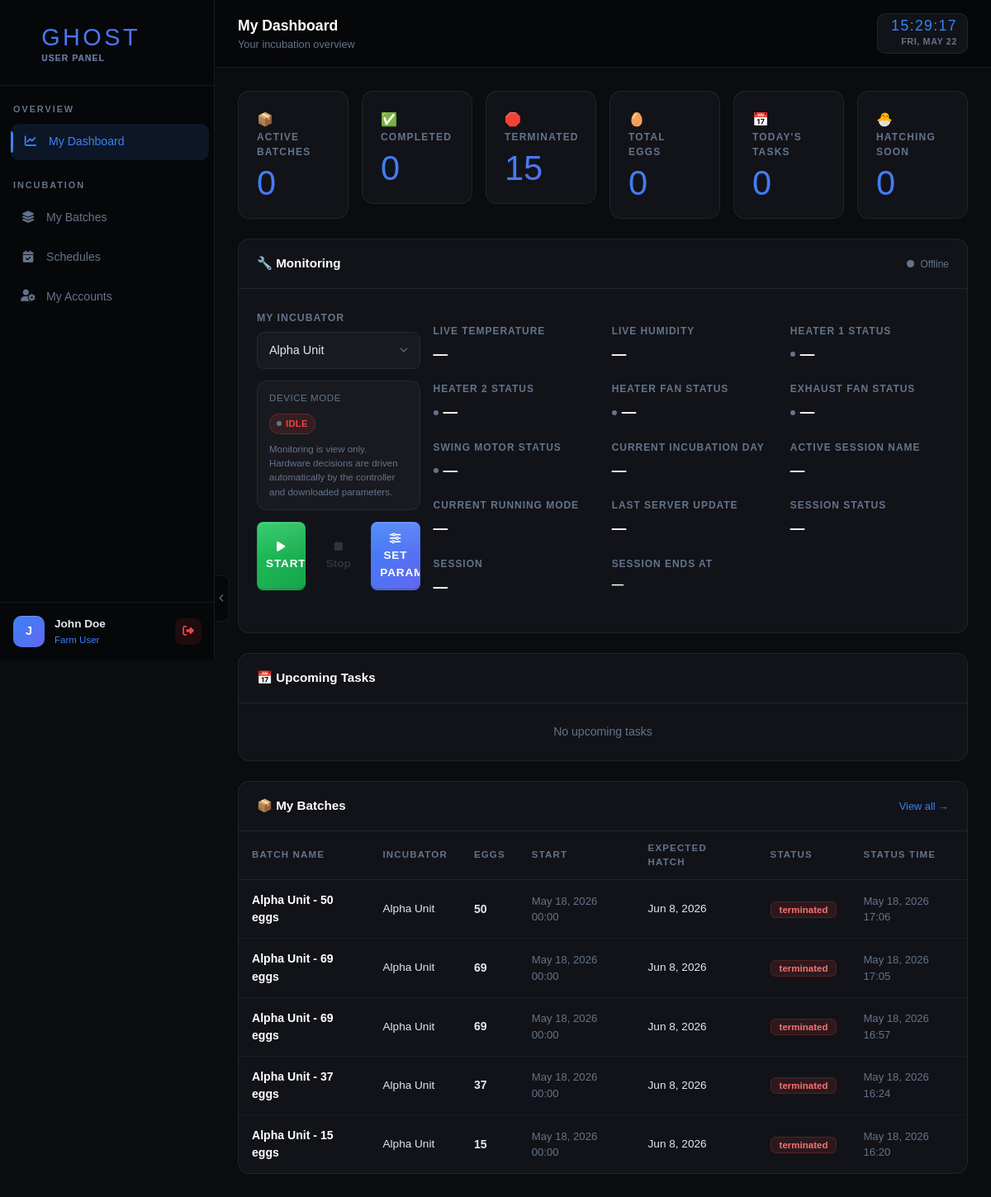
The app's page /user/dashboard.php (signed in), older data.
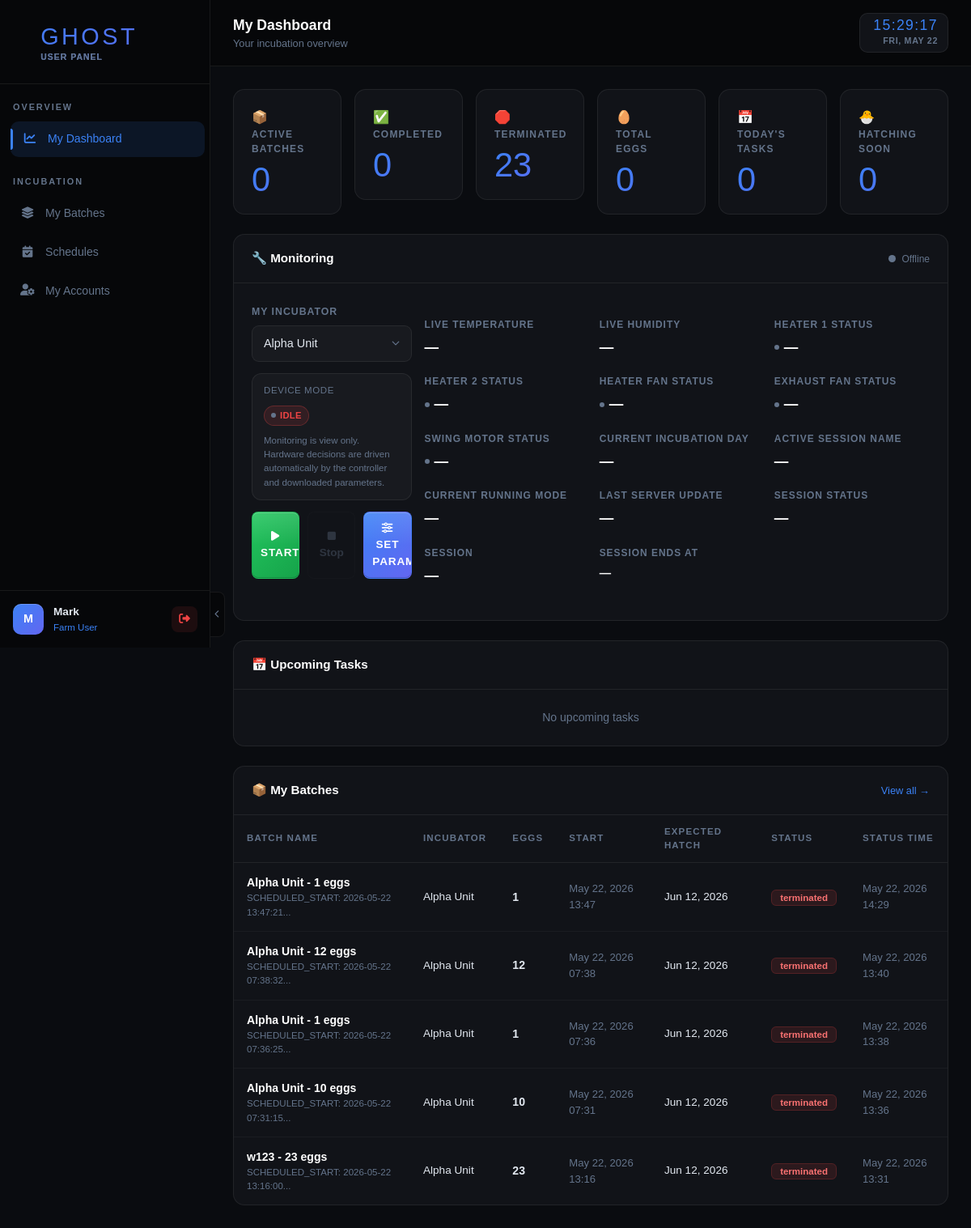
The same page, newer data.
### tables this page shows
CREATE TABLE `users` (
  `id` int(11) NOT NULL,
  `full_name` varchar(100) NOT NULL,
  `email` varchar(150) NOT NULL,
  `password` varchar(255) NOT NULL,
  `profile_pic` varchar(255) DEFAULT NULL,
  `phone` varchar(20) DEFAULT NULL,
  `status` enum('active','inactive','suspended') DEFAULT 'active',
  `created_at` timestamp NOT NULL DEFAULT current_timestamp(),
  `updated_at` timestamp NOT NULL DEFAULT current_timestamp() ON UPDATE current_timestamp()
);

CREATE TABLE `batches` (
  `id` int(11) NOT NULL,
  `incubator_id` int(11) NOT NULL,
  `user_id` int(11) NOT NULL,
  `batch_name` varchar(100) NOT NULL,
  `egg_type` varchar(100) DEFAULT 'Chicken',
  `egg_count` int(11) DEFAULT 0,
  `start_date` date NOT NULL,
  `expected_hatch_date` date NOT NULL,
  `status` enum('scheduled','incubating','completed','terminated','hatched','failed','cancelled') DEFAULT 'incubating',
  `notes` text DEFAULT NULL,
  `created_at` timestamp NOT NULL DEFAULT current_timestamp(),
  `completed_at` datetime DEFAULT NULL,
  `terminated_at` datetime DEFAULT NULL,
  `waiting_for_device_until` timestamp NULL DEFAULT NULL
);

CREATE TABLE `incubators` (
  `id` int(11) NOT NULL,
  `name` varchar(100) NOT NULL,
  `model` varchar(100) DEFAULT NULL,
  `capacity` int(11) DEFAULT 0,
  `location` varchar(255) DEFAULT NULL,
  `status` enum('active','idle','maintenance','error') DEFAULT 'idle',
  `owner_id` int(11) DEFAULT NULL,
  `created_at` timestamp NOT NULL DEFAULT current_timestamp(),
  `updated_at` timestamp NOT NULL DEFAULT current_timestamp() ON UPDATE current_timestamp(),
  `device_prototype_status` varchar(20) NOT NULL DEFAULT 'unknown' COMMENT 'Prototype connectivity hint for scheduler',
  `user_id` int(11) DEFAULT 1,
  `incubator_name` varchar(100) DEFAULT NULL
);

### includes/config.php (called while the page is built, shortened)
<?php
function getDB() {
    static $pdo = null;
    if ($pdo === null) {
        try {
            $pdo = new PDO(
                "mysql:host=" . DB_HOST . ";dbname=" . DB_NAME . ";charset=utf8",
                DB_USER,
                DB_PASS,
                array(
                    PDO::ATTR_ERRMODE            => PDO::ERRMODE_EXCEPTION,
                    PDO::ATTR_DEFAULT_FETCH_MODE => PDO::FETCH_ASSOC,
                    PDO::ATTR_EMULATE_PREPARES   => false
                )
            );
            $pdo->exec("SET time_zone = '+08:00'");
        } catch (PDOException $e) {
            die(json_encode(array('success' => false, 'message' => 'Database connection failed: ' . $e->getMessage())));
        }
    }
    return $pdo;
}
function getCurrentUser() {
    $pdo  = getDB();
    $stmt = $pdo->prepare("SELECT * FROM users WHERE id = ?");
    $stmt->execute(array($_SESSION['user_id']));
    return $stmt->fetch();
}

### user/dashboard.php (the view, shortened to what the changed rows need)
<?php
require_once 'header.php';
$pdo = getDB();
$uid = $_SESSION['user_id'];
$s = $pdo->prepare("SELECT COUNT(*) FROM batches WHERE user_id=? AND status='terminated'");
$s->execute([$uid]); $terminatedBatches = $s->fetchColumn();
$batchStmt = $pdo->prepare(
    "SELECT b.*, i.name AS incubator_name, i.id AS incubator_id,
            DATE_FORMAT(b.created_at, '%Y-%m-%d %H:%i') as session_start_time
     FROM batches b JOIN incubators i ON b.incubator_id=i.id
     WHERE b.user_id=? ORDER BY b.created_at DESC LIMIT 5");
$batchStmt->execute([$uid]); $batches = $batchStmt->fetchAll();
function formatDashboardBatchTime(?string $value): ?string {
    $ts = strtotime($value);
    return date('M j, Y H:i', $ts);
}
function displayBatchEggCount(array $batch): string {
    $eggCount = isset($batch['egg_count']) ? (int)$batch['egg_count'] : 0;
    if ($eggCount <= 0 && !empty($batch['batch_name']) && preg_match('/(\d+)\s*eggs/i', $batch['batch_name'], $matches)) {
        $eggCount = (int)$matches[1];
    }
    return (string)$eggCount;
}
function formatBatchDateTime(?string $date, ?string $time = null, ?string $notes = null): string {
    $scheduledStart = null;
    if (!empty($notes) && preg_match('/SCHEDULED_START:\s*(\d{4}-\d{2}-\d{2}\s+\d{2}:\d{2}:\d{2})/', $notes, $matches)) {
        $scheduledStart = $matches[1];
    }
    $value = $scheduledStart ?: trim((string)$date . ' ' . trim((string)($time ?? '00:00:00')));
    $timestamp = strtotime($value);
    return date('F j, Y H:i', $timestamp);
}
function batchStatusTimeLabel(array $batch): string {
    $status = isset($batch['status']) ? strtolower(trim((string)$batch['status'])) : '';
    if (in_array($status, ['terminated', 'cancelled', 'failed'], true)) {
        if (!empty($batch['terminated_at'])) {
            return formatDashboardBatchTime($batch['terminated_at']) ?? '—';
        }
    }
    return '—';
}
?>
<div class="row g-3 mb-4">
    <div class="col-6 col-lg-2">
        <div class="stat-card">
            <div class="stat-icon">🛑</div>
            <div class="stat-label">Terminated</div>
            <div class="stat-val blue"><?= $terminatedBatches ?></div>
        </div>
    </div>
</div>
<div class="ghost-panel">
    <div class="ghost-panel-body p-0">
        <table class="ghost-table">
            <thead>
                <tr>
                    <th>Batch Name</th>
                    <th>Incubator</th>
                    <th>Eggs</th>
                    <th>Start</th>
                    <th>Expected Hatch</th>
                    <th>Status</th>
                    <th>Status Time</th>
                </tr>
            </thead>
            <tbody>
                <?php foreach($batches as $b):
        $startTime = formatBatchDateTime($b['start_date'] ?? null, null, $b['notes'] ?? null);
        $statusTime = batchStatusTimeLabel($b);
        ?>
                <tr>
                    <td>
                        <div style="font-weight:600;color:white;"><?= htmlspecialchars($b['batch_name']) ?></div>
                        <?php if(!empty($b['notes'])): ?>
                        <div style="font-size:.72rem;color:var(--ghost-muted);"><?= substr(htmlspecialchars($b['notes']),0,40) ?>...</div>
                        <?php endif; ?>
                    </td>
                    <td style="font-size:.85rem;"><?= htmlspecialchars($b['incubator_name']) ?></td>
                    <td style="font-weight:600;"><?= htmlspecialchars(displayBatchEggCount($b)) ?></td>
                    <td style="font-size:.82rem;color:var(--ghost-muted);"><?= htmlspecialchars($startTime) ?></td>
                    <td>
                        <div style="font-size:.85rem;"><?= date('M j, Y',strtotime($b['expected_hatch_date'])) ?></div>
                    </td>
                    <td><span class="badge-<?= $b['status'] ?>"><?= $b['status'] ?></span></td>
                    <td style="font-size:.82rem;color:var(--ghost-muted);">
                        <?= htmlspecialchars($statusTime) ?>
                    </td>
                </tr>
                <?php endforeach; ?>
            </tbody>
        </table>
    </div>
</div>
<?php require_once 'footer.php'; ?>

### user/header.php (shortened to what the changed rows need)
<?php require_once '../includes/config.php'; requireUser(); $user = getCurrentUser(); ?>
<!DOCTYPE html>
<html lang="en">
<head>
<link href="../assets/vendor/bootstrap/bootstrap.min.css" rel="stylesheet">
<link href="../assets/vendor/fontawesome/all.min.css" rel="stylesheet">
</head>
<body>
<nav id="sidebar">
  <div class="sidebar-inner">
  <div class="sidebar-user">
    <div class="user-avatar"><?= strtoupper(substr($user['full_name'],0,1)) ?></div>
    <div><div style="font-size:0.85rem;font-weight:600;color:var(--ghost-text);"><?= htmlspecialchars($user['full_name']) ?></div><div style="font-size:0.72rem;color:var(--ghost-blue);">Farm User</div></div>
    <button onclick="document.getElementById('logoutModal').style.display='flex'" class="logout-btn" style="border:none;"><i class="fas fa-sign-out-alt" style="font-size:0.85rem;"></i></button>
  </div>
  </div>
</nav>
<div id="main">
  <div class="page-content">

Row changes from the older to the newer data that the page shows:
no longer on this page (row unchanged): batches: batch_name "Alpha Unit - 50 eggs", incubator.name "Alpha Unit", b "50", startTime "May 18, 2026 00:00", expected_hatch_date "Jun 8, 2026", status "terminated", terminated_at "May 18, 2026 17:06"
no longer on this page (row unchanged): batches: batch_name "Alpha Unit - 69 eggs", incubator.name "Alpha Unit", b "69", startTime "May 18, 2026 00:00", expected_hatch_date "Jun 8, 2026", status "terminated", terminated_at "May 18, 2026 17:05"
no longer on this page (row unchanged): batches: batch_name "Alpha Unit - 69 eggs", incubator.name "Alpha Unit", b "69", startTime "May 18, 2026 00:00", expected_hatch_date "Jun 8, 2026", status "terminated", terminated_at "May 18, 2026 16:57"
no longer on this page (row unchanged): batches: batch_name "Alpha Unit - 37 eggs", incubator.name "Alpha Unit", b "37", startTime "May 18, 2026 00:00", expected_hatch_date "Jun 8, 2026", status "terminated", terminated_at "May 18, 2026 16:24"
no longer on this page (row unchanged): batches: batch_name "Alpha Unit - 15 eggs", incubator.name "Alpha Unit", b "15", startTime "May 18, 2026 00:00", expected_hatch_date "Jun 8, 2026", status "terminated", terminated_at "May 18, 2026 16:20"
changed users: full_name "J" → "M"; full_name "John Doe" → "Mark"
added batches: batch_name "Alpha Unit - 1 eggs", notes "SCHEDULED_START: 2026-05-22 13:47:21", incubator.name "Alpha Unit", b "1", startTime "May 22, 2026 13:47", expected_hatch_date "Jun 12, 2026", status "terminated", terminated_at "May 22, 2026 14:29"
added batches: batch_name "Alpha Unit - 12 eggs", notes "SCHEDULED_START: 2026-05-22 07:38:32", incubator.name "Alpha Unit", b "12", startTime "May 22, 2026 07:38", expected_hatch_date "Jun 12, 2026", status "terminated", terminated_at "May 22, 2026 13:40"
added batches: batch_name "Alpha Unit - 1 eggs", notes "SCHEDULED_START: 2026-05-22 07:36:25", incubator.name "Alpha Unit", b "1", startTime "May 22, 2026 07:36", expected_hatch_date "Jun 12, 2026", status "terminated", terminated_at "May 22, 2026 13:38"
added batches: batch_name "Alpha Unit - 10 eggs", notes "SCHEDULED_START: 2026-05-22 07:31:15", incubator.name "Alpha Unit", b "10", startTime "May 22, 2026 07:31", expected_hatch_date "Jun 12, 2026", status "terminated", terminated_at "May 22, 2026 13:36"
added batches: batch_name "w123 - 23 eggs", notes "SCHEDULED_START: 2026-05-22 13:16:00", incubator.name "Alpha Unit", b "23", startTime "May 22, 2026 13:16", expected_hatch_date "Jun 12, 2026", status "terminated", terminated_at "May 22, 2026 13:31"
Text that changed along with them:
$terminatedBatches: "15" → "23"
